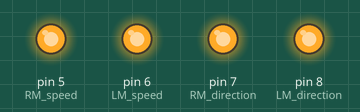
The sketch below on a simulated Arduino Uno, built with avr-gcc and run on an emulated ATmega328P. Parts: output pins drawn as LEDs (lit = HIGH).

Above: at 0.1 s.
Timing chart, 0 to 1.6 s (numbered marks = the images above):
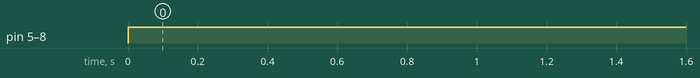

The sketch:

car_run.ino
```cpp
int LM_direction=8; //左輪方向
int LM_speed=6; //左輪速度
int RM_speed=5; //右輪速度
int RM_direction=7; //右輪方向
void setup(){
Serial.begin(9600);
pinMode(RM_direction,OUTPUT);
pinMode(RM_speed,OUTPUT);
pinMode(LM_speed,OUTPUT);
pinMode(LM_direction,OUTPUT);
}
void loop(){
digitalWrite(RM_direction,1);
analogWrite(RM_speed,255);
analogWrite(LM_speed,255);
digitalWrite(LM_direction,1);
}
```

Measured:
- by itself, pin 5 (RM_speed), pin 6 (LM_speed), pin 7 (RM_direction), pin 8 (LM_direction): LOW → HIGH at 0.00 s
